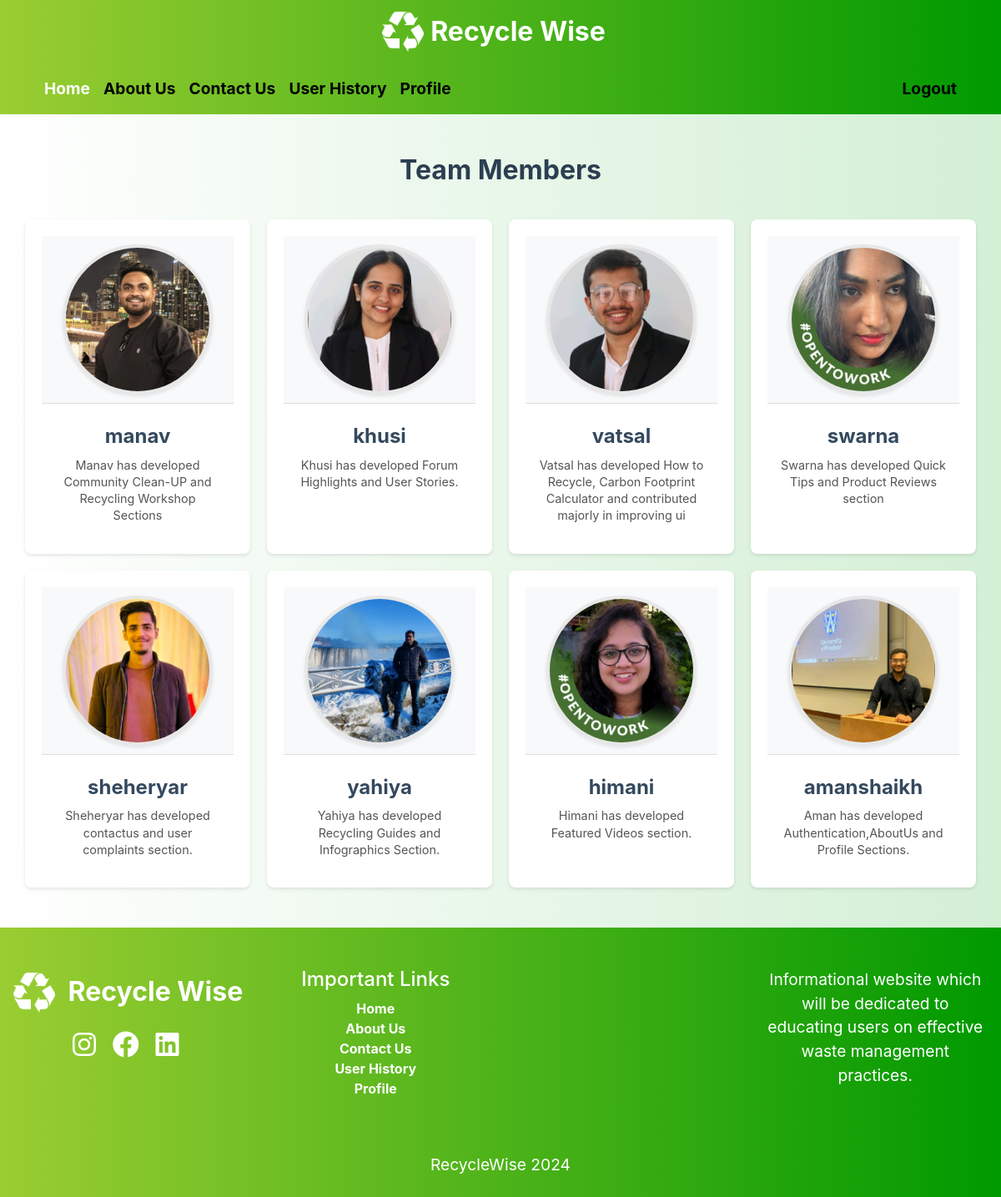
The page /aboutus/team/ (signed in) on the database its author committed.
### aboutus/models.py (models this page shows, shortened)
class TeamMember(models.Model):
    user = models.OneToOneField(User, on_delete=models.CASCADE)
    bio = models.TextField()
    image = models.ImageField(upload_to='team_members/', blank=True, null=True)  # New field
    sections = models.ManyToManyField(Section, related_name='team_members')

### aboutus/views.py (the view)
# urls.py: path('team/', views.team_member_list, name='team_member_list'),
@login_required
def team_member_list(request):
    members = TeamMember.objects.all()
    return render(request, 'aboutus/team_member_list.html', {'members': members})

### templates/aboutus/team_member_list.html
{% extends 'base.html' %}
{% block content %}
{% load static %}
<link rel="stylesheet" href="{% static 'css/team_member_list.css' %}">
    <div class="container-fluid py-5">
<h1 class="page-title">Team Members</h1>
    <ul class="team-member-list">
    {% for member in members %}
    <li class="team-member">
        <div class="team-member-card">
            <a href="{% url 'team_member_detail' member.pk %}">
                <div class="image-container">
                    {% if member.image %}
                    <img src="{{ member.image.url }}" alt="{{ member.user.username }}'s profile picture" class="profile-picture wow animate__animated animate__zoomIn" data-wow-duration="1s" />
                    {% else %}
                    <img src="{% static 'default-profile.png' %}" alt="Default profile picture" class="profile-picture" />
                    {% endif %}
                </div>
                <div class="team-member-info">
                    <h2 class="team-member-name wow animate__animated animate__slideInUp" data-wow-duration="1s">{{ member.user.username }}</h2>
                    <p class="team-member-bio wow animate__animated animate__slideInUp" data-wow-duration="1s">{{ member.bio|truncatewords:20 }}</p>
                </div>
            </a>
        </div>
    </li>
    {% endfor %}
</ul>
    </div>
{% endblock %}

### templates/base.html (shortened to what this page needs)
<!DOCTYPE html>
<html>
<head>
    {% load static %}
    <link rel="stylesheet" href="https://cdnjs.cloudflare.com/ajax/libs/font-awesome/6.0.0-beta3/css/all.min.css">
    <link rel="stylesheet" href="https://stackpath.bootstrapcdn.com/bootstrap/4.5.2/css/bootstrap.min.css">
    <link rel="stylesheet" href="https://cdnjs.cloudflare.com/ajax/libs/animate.css/4.1.1/animate.min.css"/>
    <link rel="stylesheet" href="{% static 'css/base.css' %}">
</head>
<body>
    <nav class="navbar navbar-light navbar-custom" style="    background-image: linear-gradient(to right, #9ACD32, #009900);">
        <div class="container-fluid d-flex justify-content-center">
            <a class="navbar-brand d-flex align-items-center" href="{% url 'home' %}">
                {% load static %}
                <img src="{% static 'recycle-symbol-white.png' %}" width="50" height="50" class="d-inline-block align-top mr-2 wow animate__animated animate__rotateIn" data-wow-duration="2s" alt="">
                Recycle Wise
            </a>
        </div>
    </nav>
    <nav class="navbar navbar-expand-lg navbar-light navbar-custom" style="    background-image: linear-gradient(to right, #9ACD32, #009900);">
        <div class="container wow animate__animated animate__slideInUp" data-wow-duration="2s">
            <div class="collapse navbar-collapse" id="navbarNav">
                <ul class="navbar-nav">
                    <li class="nav-item active">
                        <a class="nav-link" href="{% url 'home' %}">Home <span class="sr-only">(current)</span></a>
                    </li>
                    <li class="nav-item">
                        <a class="nav-link" href="{% url 'team_member_list' %}">About Us</a>
                    </li>
                    <li class="nav-item">
                        <a class="nav-link" href="{% url 'usercomplaint' %}">Contact Us</a>
                    </li>
                    <li class="nav-item">
                        <a class="nav-link" href="{% url 'user_history' %}">User History</a>
                    </li>
                    {% if user.is_authenticated %}
                    <li class="nav-item">
                        <a class="nav-link" href="{% url 'profile' %}">Profile</a>
                    </li>
                    {% endif %}
                </ul>
                <ul class="navbar-nav ml-auto">
                    {% if user.is_authenticated %}
                    <li class="nav-item">
                        <a class="nav-link" href="{% url 'logout' %}">Logout</a>
                    </li>
                    {% endif %}
                </ul>
            </div>
        </div>
    </nav>
    <div class="container-fluid" style="background-image: linear-gradient(to right, white, #ace1af87)">
        {% block content %}{% endblock %}
    </div>
    <footer class="container-fluid px-3 pt-5 pb-2" style="background-image: linear-gradient(to right, #9ACD32, #009900);">
        <div class="row text-center">
            <div class="col-12 col-md-6 col-lg-3">
                <a class="navbar-brand" href="{% url 'home' %}">
                {% load static %}
                <img src="{% static 'recycle-symbol-white.png' %}" width="50" height="50" class="d-inline-block align-top mr-2 wow animate__animated animate__rotateIn" data-wow-duration="2s" alt="">
                Recycle Wise
            </a>
                <div class="social-icons mt-3 wow animate__animated animate__slideInUp" data-wow-duration="2s">
                <a href="https://www.instagram.com" target="_blank" class="text-white mx-2">
                    <i class="fab fa-instagram fa-2x"></i>
                </a>
                <a href="https://www.facebook.com" target="_blank" class="text-white mx-2">
                    <i class="fab fa-facebook fa-2x"></i>
                </a>
                <a href="https://www.linkedin.com" target="_blank" class="text-white mx-2">
                    <i class="fab fa-linkedin fa-2x"></i>
                </a>
            </div>
            </div>
            <div class="col-12 col-md-6 col-lg-3">
                <h4 style="color: white" class="wow animate__animated animate__slideInDown" data-wow-duration="2s">Important Links</h4>
                <ul class="footer-nav wow animate__animated animate__slideInLeft" data-wow-duration="2s" style="list-style: none; padding-left: 0;">
                    <li class="footer-item active">
                        <a class="footer-link" href="{% url 'home' %}">Home <span class="sr-only">(current)</span></a>
                    </li>
                    <li class="footer-item">
                        <a class="footer-link" href="{% url 'team_member_list' %}">About Us</a>
                    </li>
                    <li class="footer-item">
                        <a class="footer-link" href="{% url 'usercomplaint' %}">Contact Us</a>
                    </li>
                    <li class="footer-item">
                        <a class="footer-link" href="{% url 'user_history' %}">User History</a>
                    </li>
                    {% if user.is_authenticated %}
                    <li class="footer-item">
                        <a class="footer-link" href="{% url 'profile' %}">Profile</a>
                    </li>
                    {% endif %}
                </ul>
            </div>
            <div class="col-12 col-md-6 col-lg-3">
                 <iframe
                    width="100%"
                    height="200"
                    frameborder="0"
                    style="border:0"
                    class="wow animate__animated animate__zoomIn" data-wow-duration="2s"
                    src="https://www.google.com/maps/embed?pb=!1m16!1m12!1m3!1d94439.33903350988!2d-83.08528306688218!3d42.2949715052785!2m3!1f0!2f0!3f0!3m2!1i1024!2i768!4f13.1!2m1!1suniversity%20of%20windsor!5e0!3m2!1sen!2sca!4v1720647997087!5m2!1sen!2sca"
                    allowfullscreen>
                </iframe>
            </div>
            <div class="col-12 col-md-6 col-lg-3">
                <p style="color: white" class="wow animate__animated animate__slideInUp" data-wow-duration="2s">Informational website which will be dedicated to educating users on effective waste management practices.</p>
            </div>
        </div>
        <p class="text-center mt-3 wow animate__animated animate__slideInUp" data-wow-duration="2s" style="color: white;">RecycleWise 2024</p>
    </footer>
</body>
</html>

### static/css/base.css (style rules this page uses)
.navbar-custom { background-image: linear-gradient(to right, #9ACD32, #009900); }
.navbar-custom .navbar-brand, .navbar-custom .nav-link { color: white; font-size: 1.2em; font-weight: bold; }
.navbar-brand { font-size: 2.0em !important; }
.navbar-light .navbar-nav .nav-link { color: black; }
.navbar-light .navbar-nav .active>.nav-link, .navbar-light .navbar-nav .nav-link.active, .navbar-light .navbar-nav .nav-link.show, .navbar-light .navbar-nav .show>.nav-link { color: white; }
h1 { color: #000; font-size: 2.5em; }
p { color: #000; font-size: 1.2em; }
footer { background-image: linear-gradient(to right, #9ACD32, #009900); }
footer a { color: white; font-weight: bold; }
.wow { visibility: hidden; }

### static/css/team_member_list.css (style rules this page uses)
.page-title { font-size: 2rem; color: #2c3e50; text-align: center; margin-bottom: 40px; font-weight: bold; }
.team-member-list { list-style-type: none; padding: 0; display: grid; grid-template-columns: repeat(auto-fill, minmax(250px, 1fr)); gap: 20px; max-width: 1200px; margin: 0 auto; }
.team-member { background-color: #fff; border-radius: 8px; overflow: hidden; box-shadow: 0 2px 4px rgba(0, 0, 0, 0.1); transition: transform 0.3s ease, box-shadow 0.3s ease; }
.team-member-card { display: flex; flex-direction: column; align-items: center; text-align: center; text-decoration: none; color: inherit; padding: 20px; }
.image-container { width: 100%; display: flex; justify-content: center; align-items: center; background-color: #f8f9fa; border-bottom: 1px solid #ddd; padding: 10px; }
.profile-picture { width: 100%; max-width: 180px; height: auto; border-radius: 50%; border: 4px solid #e7e7e7; box-shadow: 0 2px 4px rgba(0, 0, 0, 0.1); transition: transform 0.3s ease; }
.team-member-info { padding: 15px; display: flex; flex-direction: column; align-items: center; justify-content: center; }
.team-member-name { font-size: 1.5rem; margin: 10px 0; font-weight: bold; color: #34495e; transition: color 0.3s ease; }
.team-member-bio { font-size: 0.9rem; color: #555; line-height: 1.4; margin: 0; }

### rows shown on the page
TeamMember: image (picture), user.username "manav", bio "Manav has developed Community Clean-UP and Recycling Workshop Sections"
TeamMember: image (picture), user.username "khusi", bio "Khusi has developed Forum Highlights and User Stories."
TeamMember: image (picture), user.username "vatsal", bio "Vatsal has developed How to Recycle, Carbon Footprint Calculator and contributed majorly in improving ui"
TeamMember: image (picture), user.username "swarna", bio "Swarna has developed Quick Tips and Product Reviews section"
TeamMember: image (picture), user.username "sheheryar", bio "Sheheryar has developed contactus and user complaints section."
TeamMember: image (picture), user.username "yahiya", bio "Yahiya has developed Recycling Guides and Infographics Section."
TeamMember: image (picture), user.username "himani", bio "Himani has developed Featured Videos section."
TeamMember: image (picture), user.username "amanshaikh", bio "Aman has developed Authentication,AboutUs and Profile Sections."
